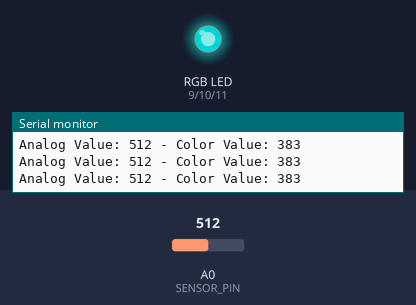
This sketch was run on a simulated Arduino Uno, built with avr-gcc and run on an emulated ATmega328P. On the bench: an RGB LED mixed from three pins (HIGH = lit), the last lines printed to the serial monitor. The inputs (shaded band) are chosen by the test bench; at power-on: A0 (SENSOR_PIN) = 512. Dim RGB values are drawn brighter than linear.

Above: at 1.2 s.
1.3 s: A0 (SENSOR_PIN) set to 141
At 2.0 s:
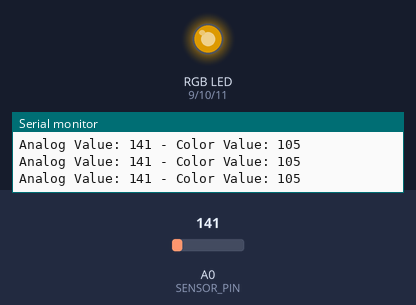
2.8 s: A0 (SENSOR_PIN) set to 122
At 3.1 s:
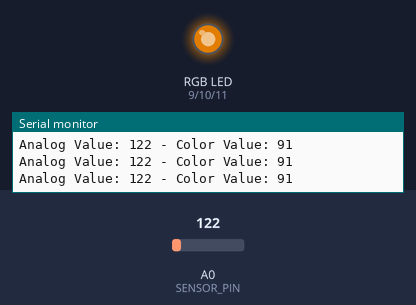
5.8 s: A0 (SENSOR_PIN) set to 107
At 6.7 s:
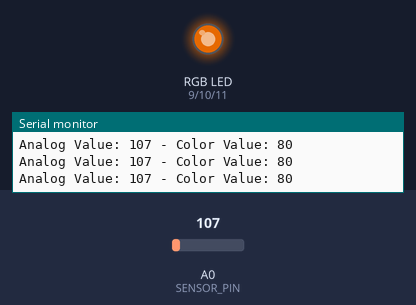
8.8 s: A0 (SENSOR_PIN) set to 91
At 10.2 s:
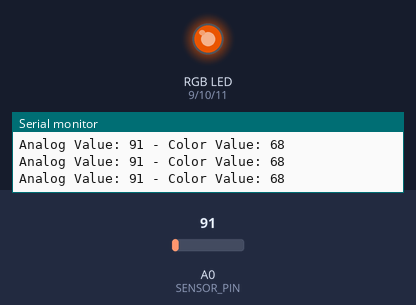
11.8 s: A0 (SENSOR_PIN) set to 15
At 12.3 s:
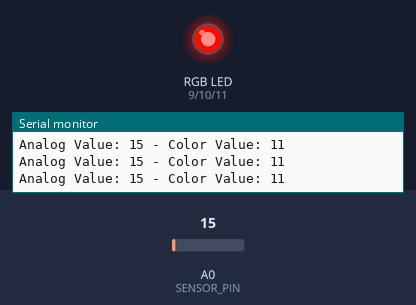
13.3 s: A0 (SENSOR_PIN) set to 12
At 14.5 s:
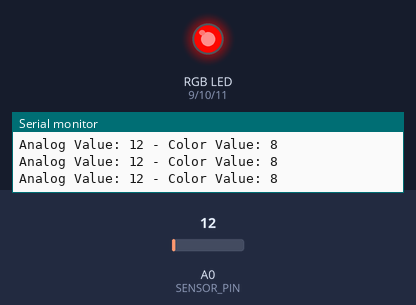
Timing chart, 0 to 16.3 s (numbered marks = the images above; inputs shaded):
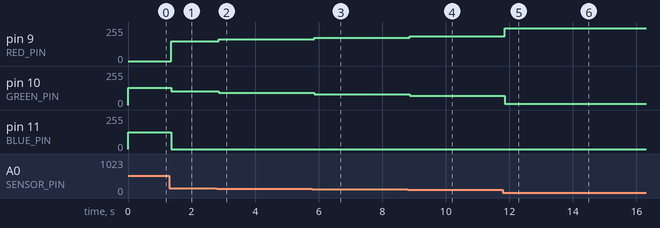

Measured:
- after the input at 1.3 s, pin 9 (RED_PIN): 0/255 → 150/255 after 0.06 s; pin 10 (GREEN_PIN): 128/255 → 105/255 after 0.06 s; pin 11 (BLUE_PIN): 127/255 → 0/255 after 0.06 s
- after the input at 2.8 s, pin 9 (RED_PIN): 150/255 → 164/255 after 0.06 s; pin 10 (GREEN_PIN): 105/255 → 91/255 after 0.06 s
- after the input at 5.8 s, pin 9 (RED_PIN): 164/255 → 175/255 after 0.06 s; pin 10 (GREEN_PIN): 91/255 → 80/255 after 0.06 s
- after the input at 8.8 s, pin 9 (RED_PIN): 175/255 → 187/255 after 0.06 s; pin 10 (GREEN_PIN): 80/255 → 68/255 after 0.06 s
- after the input at 11.8 s, pin 9 (RED_PIN): 187/255 → 244/255 after 0.05 s; pin 10 (GREEN_PIN): 68/255 → 11/255 after 0.05 s
- after the input at 13.3 s, pin 9 (RED_PIN): 244/255 → 247/255 after 0.05 s; pin 10 (GREEN_PIN): 11/255 → 8/255 after 0.05 s

The sketch:

sketch_dec28b.ino
```cpp
const int RED_PIN = 9;
const int GREEN_PIN = 10;
const int BLUE_PIN = 11;
const int SENSOR_PIN = 0;

int DISPLAY_TIME = 100;  // In milliseconds

void setup() {
  // put your setup code here, to run once:
  pinMode(RED_PIN, OUTPUT);
  pinMode(GREEN_PIN, OUTPUT);
  pinMode(BLUE_PIN, OUTPUT);

  Serial.begin(9600);
}

void loop() {
  // put your main code here, to run repeatedly:
//  digitalWrite(RED_PIN, HIGH);
//  digitalWrite(GREEN_PIN, HIGH);
//  digitalWrite(BLUE_PIN, HIGH);
//  delay(4294967295);
  int analogInput, colorValue;

  analogInput = analogRead(SENSOR_PIN);
  colorValue = getColorValue(analogInput);
  Serial.print("Analog Value: ");
  Serial.print(analogInput);
  Serial.print(" - Color Value: ");
  Serial.println(colorValue);
  showRGB(colorValue);
}

int getColorValue(int analogInput) {
  return (int)((float)analogInput / 1023.0 * 767.0);
}

void showRGB(int color)
{
  int redIntensity;
  int greenIntensity;
  int blueIntensity;

  // Here we'll use an "if / else" statement to determine which
  // of the three (R,G,B) zones x falls into. Each of these zones
  // spans 255 because analogWrite() wants a number from 0 to 255.

  // In each of these zones, we'll calculate the brightness
  // for each of the red, green, and blue LEDs within the RGB LED.

  if (color <= 255)          // zone 1
  {
    redIntensity = 255 - color;    // red goes from on to off
    greenIntensity = color;        // green goes from off to on
    blueIntensity = 0;             // blue is always off
  }
  else if (color <= 511)     // zone 2
  {
    redIntensity = 0;                     // red is always off
    greenIntensity = 255 - (color - 256); // green on to off
    blueIntensity = (color - 256);        // blue off to on
  }
  else // color >= 512       // zone 3
  {
    redIntensity = (color - 512);         // red off to on
    greenIntensity = 0;                   // green is always off
    blueIntensity = 255 - (color - 512);  // blue on to off
  }

  // Now that the brightness values have been set, command the LED
  // to those values

  analogWrite(RED_PIN, redIntensity);
  analogWrite(BLUE_PIN, blueIntensity);
  analogWrite(GREEN_PIN, greenIntensity);
}
```
